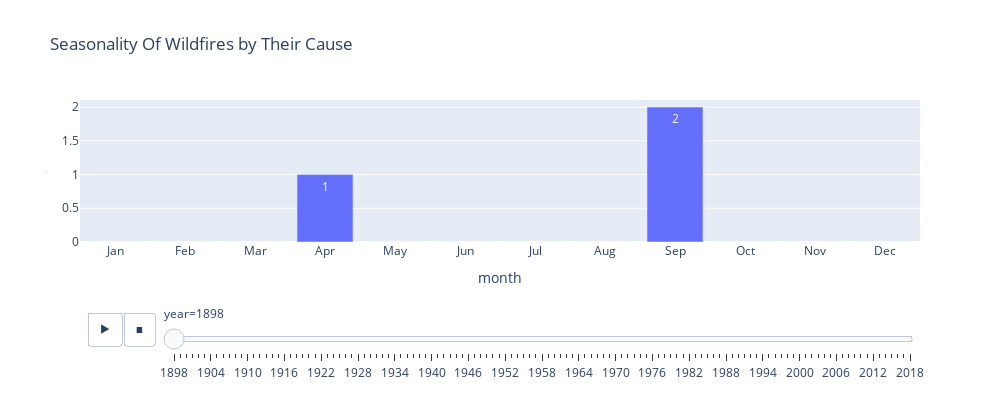

The cell this chart's notebook holds for it:
### Code cell
df_4_3 = pd.read_csv(data_path / 'wildfires_grouped_task4_3.csv')
fig_4_3 = px.bar(df_4_3, x="month", y="count", title="Seasonality Of Wildfires by Their Cause",
            height=400,
            width=1000,
            text_auto=True,
            animation_frame='year'
            )
fig_4_3.update_xaxes(tickvals=np.arange(1,13), ticktext=['Jan', 'Feb', 'Mar',
                                                   'Apr', 'May', 'Jun',
                                                   'Jul', 'Aug', 'Sep',
                                                   'Oct', 'Nov', 'Dec'])
fig_4_3.update_yaxes(title_font={'size':1})
xaxis = go.layout.YAxis(
        tickangle = 45)
fig_4_3.update_yaxes(matches=None)

fig_4_3.show()

### Figure 1 — Plotly figure (JSON) as saved in the notebook; plotly's stock layout.template omitted (floating-point values rounded to 4 significant figures)
{"data": [{"alignmentgroup": "True", "hovertemplate": "year=1898<br>month=%{x}<br>count=%{y}<extra></extra>", "legendgroup": "", "marker": {"color": "#636efa", "pattern": {"shape": ""}}, "name": "", "offsetgroup": "", "orientation": "v", "showlegend": false, "textposition": "auto", "texttemplate": "%{y}", "type": "bar", "x": [1, 2, 3, 4, 5, 6, 7, 8, 9, 10, 11, 12], "xaxis": "x", "y": [0, 0, 0, 1, 0, 0, 0, 0, 2, 0, 0, 0], "yaxis": "y"}], "layout": {"barmode": "relative", "height": 400, "legend": {"tracegroupgap": 0}, "sliders": [{"active": 0, "currentvalue": {"prefix": "year="}, "len": 0.9, "pad": {"b": 10, "t": 60}, "steps": [{"args": [["1898"], {"frame": {"duration": 0, "redraw": true}, "fromcurrent": true, "mode": "immediate", "transition": {"duration": 0, "easing": "linear"}}], "label": "1898", "method": "animate"}, {"args": [["1899"], {"frame": {"duration": 0, "redraw": true}, "fromcurrent": true, "mode": "immediate", "transition": {"duration": 0, "easing": "linear"}}], "label": "1899", "method": "animate"}, {"args": [["1900"], {"frame": {"duration": 0, "redraw": true}, "fromcurrent": true, "mode": "immediate", "transition": {"duration": 0, "easing": "linear"}}], "label": "1900", "method": "animate"}, {"args": [["1901"], {"frame": {"duration": 0, "redraw": true}, "fromcurrent": true, "mode": "immediate", "transition": {"duration": 0, "easing": "linear"}}], "label": "1901", "method": "animate"}, {"args": [["1902"], {"frame": {"duration": 0, "redraw": true}, "fromcurrent": true, "mode": "immediate", "transition": {"duration": 0, "easing": "linear"}}], "label": "1902", "method": "animate"}, {"args": [["1903"], {"frame": {"duration": 0, "redraw": true}, "fromcurrent": true, "mode": "immediate", "transition": {"duration": 0, "easing": "linear"}}], "label": "1903", "method": "animate"}, {"args": [["1904"], {"frame": {"duration": 0, "redraw": true}, "fromcurrent": true, "mode": "immediate", "transition": {"duration": 0, "easing": "linear"}}], "label": "1904", "method": "animate"}, {"args": [["1905"], {"frame": {"duration": 0, "redraw": true}, "fromcurrent": true, "mode": "immediate", "transition": {"duration": 0, "easing": "linear"}}], "label": "1905", "method": "animate"}, {"args": [["1906"], {"frame": {"duration": 0, "redraw": true}, "fromcurrent": true, "mode": "immediate", "transition": {"duration": 0, "easing": "linear"}}], "label": "1906", "method": "animate"}, {"args": [["1907"], {"frame": {"duration": 0, "redraw": true}, "fromcurrent": true, "mode": "immediate", "transition": {"duration": 0, "easing": "linear"}}], "label": "1907", "method": "animate"}, {"args": [["1908"], {"frame": {"duration": 0, "redraw": true}, "fromcurrent": true, "mode": "immediate", "transition": {"duration": 0, "easing": "linear"}}], "label": "1908", "method": "animate"}, {"args": [["1909"], {"frame": {"duration": 0, "redraw": true}, "fromcurrent": true, "mode": "immediate", "transition": {"duration": 0, "easing": "linear"}}], "label": "1909", "method": "animate"}, {"args": [["1910"], {"frame": {"duration": 0, "redraw": true}, "fromcurrent": true, "mode": "immediate", "transition": {"duration": 0, "easing": "linear"}}], "label": "1910", "method": "animate"}, {"args": [["1911"], {"frame": {"duration": 0, "redraw": true}, "fromcurrent": true, "mode": "immediate", "transition": {"duration": 0, "easing": "linear"}}], "label": "1911", "method": "animate"}, {"args": [["1912"], {"frame": {"duration": 0, "redraw": true}, "fromcurrent": true, "mode": "immediate", "transition": {"duration": 0, "easing": "linear"}}], "label": "1912", "method": "animate"}, {"args": [["1913"], {"frame": {"duration": 0, "redraw": true}, "fromcurrent": true, "mode": "immediate", "transition": {"duration": 0, "easing": "linear"}}], "label": "1913", "method": "animate"}, {"args": [["1914"], {"frame": {"duration": 0, "redraw": true}, "fromcurrent": true, "mode": "immediate", "transition": {"duration": 0, "easing": "linear"}}], "label": "1914", "method": "animate"}, {"args": [["1915"], {"frame": {"duration": 0, "redraw": true}, "fromcurrent": true, "mode": "immediate", "transition": {"duration": 0, "easing": "linear"}}], "label": "1915", "method": "animate"}, {"args": [["1916"], {"frame": {"duration": 0, "redraw": true}, "fromcurrent": true, "mode": "immediate", "transition": {"duration": 0, "easing": "linear"}}], "label": "1916", "method": "animate"}, {"args": [["1917"], {"frame": {"duration": 0, "redraw": true}, "fromcurrent": true, "mode": "immediate", "transition": {"duration": 0, "easing": "linear"}}], "label": "1917", "method": "animate"}, {"args": [["1918"], {"frame": {"duration": 0, "redraw": true}, "fromcurrent": true, "mode": "immediate", "transition": {"duration": 0, "easing": "linear"}}], "label": "1918", "method": "animate"}, {"args": [["1919"], {"frame": {"duration": 0, "redraw": true}, "fromcurrent": true, "mode": "immediate", "transition": {"duration": 0, "easing": "linear"}}], "label": "1919", "method": "animate"}, {"args": [["1920"], {"frame": {"duration": 0, "redraw": true}, "fromcurrent": true, "mode": "immediate", "transition": {"duration": 0, "easing": "linear"}}], "label": "1920", "method": "animate"}, {"args": [["1921"], {"frame": {"duration": 0, "redraw": true}, "fromcurrent": true, "mode": "immediate", "transition": {"duration": 0, "easing": "linear"}}], "label": "1921", "method": "animate"}, {"args": [["1922"], {"frame": {"duration": 0, "redraw": true}, "fromcurrent": true, "mode": "immediate", "transition": {"duration": 0, "easing": "linear"}}], "label": "1922", "method": "animate"}, {"args": [["1923"], {"frame": {"duration": 0, "redraw": true}, "fromcurrent": true, "mode": "immediate", "transition": {"duration": 0, "easing": "linear"}}], "label": "1923", "method": "animate"}, {"args": [["1924"], {"frame": {"duration": 0, "redraw": true}, "fromcurrent": true, "mode": "immediate", "transition": {"duration": 0, "easing": "linear"}}], "label": "1924", "method": "animate"}, {"args": [["1925"], {"frame": {"duration": 0, "redraw": true}, "fromcurrent": true, "mode": "immediate", "transition": {"duration": 0, "easing": "linear"}}], "label": "1925", "method": "animate"}, {"args": [["1926"], {"frame": {"duration": 0, "redraw": true}, "fromcurrent": true, "mode": "immediate", "transition": {"duration": 0, "easing": "linear"}}], "label": "1926", "method": "animate"}, {"args": [["1927"], {"frame": {"duration": 0, "redraw": true}, "fromcurrent": true, "mode": "immediate", "transition": {"duration": 0, "easing": "linear"}}], "label": "1927", "method": "animate"}, {"args": [["1928"], {"frame": {"duration": 0, "redraw": true}, "fromcurrent": true, "mode": "immediate", "transition": {"duration": 0, "easing": "linear"}}], "label": "1928", "method": "animate"}, {"args": [["1929"], {"frame": {"duration": 0, "redraw": true}, "fromcurrent": true, "mode": "immediate", "transition": {"duration": 0, "easing": "linear"}}], "label": "1929", "method": "animate"}, {"args": [["1930"], {"frame": {"duration": 0, "redraw": true}, "fromcurrent": true, "mode": "immediate", "transition": {"duration": 0, "easing": "linear"}}], "label": "1930", "method": "animate"}, {"args": [["1931"], {"frame": {"duration": 0, "redraw": true}, "fromcurrent": true, "mode": "immediate", "transition": {"duration": 0, "easing": "linear"}}], "label": "1931", "method": "animate"}, {"args": [["1932"], {"frame": {"duration": 0, "redraw": true}, "fromcurrent": true, "mode": "immediate", "transition": {"duration": 0, "easing": "linear"}}], "label": "1932", "method": "animate"}, {"args": [["1933"], {"frame": {"duration": 0, "redraw": true}, "fromcurrent": true, "mode": "immediate", "transition": {"duration": 0, "easing": "linear"}}], "label": "1933", "method": "animate"}, {"args": [["1934"], {"frame": {"duration": 0, "redraw": true}, "fromcurrent": true, "mode": "immediate", "transition": {"duration": 0, "easing": "linear"}}], "label": "1934", "method": "animate"}, {"args": [["1935"], {"frame": {"duration": 0, "redraw": true}, "fromcurrent": true, "mode": "immediate", "transition": {"duration": 0, "easing": "linear"}}], "label": "1935", "method": "animate"}, {"args": [["1936"], {"frame": {"duration": 0, "redraw": true}, "fromcurrent": true, "mode": "immediate", "transition": {"duration": 0, "easing": "linear"}}], "label": "1936", "method": "animate"}, {"args": [["1937"], {"frame": {"duration": 0, "redraw": true}, "fromcurrent": true, "mode": "immediate", "transition": {"duration": 0, "easing": "linear"}}], "label": "1937", "method": "animate"}, {"args": [["1938"], {"frame": {"duration": 0, "redraw": true}, "fromcurrent": true, "mode": "immediate", "transition": {"duration": 0, "easing": "linear"}}], "label": "1938", "method": "animate"}, {"args": [["1939"], {"frame": {"duration": 0, "redraw": true}, "fromcurrent": true, "mode": "immediate", "transition": {"duration": 0, "easing": "linear"}}], "label": "1939", "method": "animate"}, {"args": [["1940"], {"frame": {"duration": 0, "redraw": true}, "fromcurrent": true, "mode": "immediate", "transition": {"duration": 0, "easing": "linear"}}], "label": "1940", "method": "animate"}, {"args": [["1941"], {"frame": {"duration": 0, "redraw": true}, "fromcurrent": true, "mode": "immediate", "transition": {"duration": 0, "easing": "linear"}}], "label": "1941", "method": "animate"}, {"args": [["1942"], {"frame": {"duration": 0, "redraw": true}, "fromcurrent": true, "mode": "immediate", "transition": {"duration": 0, "easing": "linear"}}], "label": "1942", "method": "animate"}, {"args": [["1943"], {"frame": {"duration": 0, "redraw": true}, "fromcurrent": true, "mode": "immediate", "transition": {"duration": 0, "easing": "linear"}}], "label": "1943", "method": "animate"}, {"args": [["1944"], {"frame": {"duration": 0, "redraw": true}, "fromcurrent": true, "mode": "immediate", "transition": {"duration": 0, "easing": "linear"}}], "label": "1944", "method": "animate"}, {"args": [["1945"], {"frame": {"duration": 0, "redraw": true}, "fromcurrent": true, "mode": "immediate", "transition": {"duration": 0, "easing": "linear"}}], "label": "1945", "method": "animate"}, {"args": [["1946"], {"frame": {"duration": 0, "redraw": true}, "fromcurrent": true, "mode": "immediate", "transition": {"duration": 0, "easing": "linear"}}], "label": "1946", "method": "animate"}, {"args": [["1947"], {"frame": {"duration": 0, "redraw": true}, "fromcurrent": true, "mode": "immediate", "transition": {"duration": 0, "easing": "linear"}}], "label": "1947", "method": "animate"}, {"args": [["1948"], {"frame": {"duration": 0, "redraw": true}, "fromcurrent": true, "mode": "immediate", "transition": {"duration": 0, "easing": "linear"}}], "label": "1948", "method": "animate"}, {"args": [["1949"], {"frame": {"duration": 0, "redraw": true}, "fromcurrent": true, "mode": "immediate", "transition": {"duration": 0, "easing": "linear"}}], "label": "1949", "method": "animate"}, {"args": [["1950"], {"frame": {"duration": 0, "redraw": true}, "fromcurrent": true, "mode": "immediate", "transition": {"duration": 0, "easing": "linear"}}], "label": "1950", "method": "animate"}, {"args": [["1951"], {"frame": {"duration": 0, "redraw": true}, "fromcurrent": true, "mode": "immediate", "transition": {"duration": 0, "easing": "linear"}}], "label": "1951", "method": "animate"}, {"args": [["1952"], {"frame": {"duration": 0, "redraw": true}, "fromcurrent": true, "mode": "immediate", "transition": {"duration": 0, "easing": "linear"}}], "label": "1952", "method": "animate"}, {"args": [["1953"], {"frame": {"duration": 0, "redraw": true}, "fromcurrent": true, "mode": "immediate", "transition": {"duration": 0, "easing": "linear"}}], "label": "1953", "method": "animate"}, {"args": [["1954"], {"frame": {"duration": 0, "redraw": true}, "fromcurrent": true, "mode": "immediate", "transition": {"duration": 0, "easing": "linear"}}], "label": "1954", "method": "animate"}, {"args": [["1955"], {"frame": {"duration": 0, "redraw": true}, "fromcurrent": true, "mode": "immediate", "transition": {"duration": 0, "easing": "linear"}}], "label": "1955", "method": "animate"}, {"args": [["1956"], {"frame": {"duration": 0, "redraw": true}, "fromcurrent": true, "mode": "immediate", "transition": {"duration": 0, "easing": "linear"}}], "label": "1956", "method": "animate"}, {"args": [["1957"], {"frame": {"duration": 0, "redraw": true}, "fromcurrent": true, "mode": "immediate", "transition": {"duration": 0, "easing": "linear"}}], "label": "1957", "method": "animate"}, {"args": [["1958"], {"frame": {"duration": 0, "redraw": true}, "fromcurrent": true, "mode": "immediate", "transition": {"duration": 0, "easing": "linear"}}], "label": "1958", "method": "animate"}, {"args": [["1959"], {"frame": {"duration": 0, "redraw": true}, "fromcurrent": true, "mode": "immediate", "transition": {"duration": 0, "easing": "linear"}}], "label": "1959", "method": "animate"}, {"args": [["1960"], {"frame": {"duration": 0, "redraw": true}, "fromcurrent": true, "mode": "immediate", "transition": {"duration": 0, "easing": "linear"}}], "label": "1960", "method": "animate"}, {"args": [["1961"], {"frame": {"duration": 0, "redraw": true}, "fromcurrent": true, "mode": "immediate", "transition": {"duration": 0, "easing": "linear"}}], "label": "1961", "method": "animate"}, {"args": [["1962"], {"frame": {"duration": 0, "redraw": true}, "fromcurrent": true, "mode": "immediate", "transition": {"duration": 0, "easing": "linear"}}], "label": "1962", "method": "animate"}, {"args": [["1963"], {"frame": {"duration": 0, "redraw": true}, "fromcurrent": true, "mode": "immediate", "transition": {"duration": 0, "easing": "linear"}}], "label": "1963", "method": "animate"}, {"args": [["1964"], {"frame": {"duration": 0, "redraw": true}, "fromcurrent": true, "mode": "immediate", "transition": {"duration": 0, "easing": "linear"}}], "label": "1964", "method": "animate"}, {"args": [["1965"], {"frame": {"duration": 0, "redraw": true}, "fromcurrent": true, "mode": "immediate", "transition": {"duration": 0, "easing": "linear"}}], "label": "1965", "method": "animate"}, {"args": [["1966"], {"frame": {"duration": 0, "redraw": true}, "fromcurrent": true, "mode": "immediate", "transition": {"duration": 0, "easing": "linear"}}], "label": "1966", "method": "animate"}, {"args": [["1967"], {"frame": {"duration": 0, "redraw": true}, "fromcurrent": true, "mode": "immediate", "transition": {"duration": 0, "easing": "linear"}}], "label": "1967", "method": "animate"}, {"args": [["1968"], {"frame": {"duration": 0, "redraw": true}, "fromcurrent": true, "mode": "immediate", "transition": {"duration": 0, "easing": "linear"}}], "label": "1968", "method": "animate"}, {"args": [["1969"], {"frame": {"duration": 0, "redraw": true}, "fromcurrent": true, "mode": "immediate", "transition": {"duration": 0, "easing": "linear"}}], "label": "1969", "method": "animate"}, {"args": [["1970"], {"frame": {"duration": 0, "redraw": true}, "fromcurrent": true, "mode": "immediate", "transition": {"duration": 0, "easing": "linear"}}], "label": "1970", "method": "animate"}, {"args": [["1971"], {"frame": {"duration": 0, "redraw": true}, "fromcurrent": true, "mode": "immediate", "transition": {"duration": 0, "easing": "linear"}}], "label": "1971", "method": "animate"}, {"args": [["1972"], {"frame": {"duration": 0, "redraw": true}, "fromcurrent": true, "mode": "immediate", "transition": {"duration": 0, "easing": "linear"}}], "label": "1972", "method": "animate"}, {"args": [["1973"], {"frame": {"duration": 0, "redraw": true}, "fromcurrent": true, "mode": "immediate", "transition": {"duration": 0, "easing": "linear"}}], "label": "1973", "method": "animate"}, {"args": [["1974"], {"frame": {"duration": 0, "redraw": true}, "fromcurrent": true, "mode": "immediate", "transition": {"duration": 0, "easing": "linear"}}], "label": "1974", "method": "animate"}, {"args": [["1975"], {"frame": {"duration": 0, "redraw": true}, "fromcurrent": true, "mode": "immediate", "transition": {"duration": 0, "easing": "linear"}}], "label": "1975", "method": "animate"}, {"args": [["1976"], {"frame": {"duration": 0, "redraw": true}, "fromcurrent": true, "mode": "immediate", "transition": {"duration": 0, "easing": "linear"}}], "label": "1976", "method": "animate"}, {"args": [["1977"], {"frame": {"duration": 0, "redraw": true}, "fromcurrent": true, "mode": "immediate", "transition": {"duration": 0, "easing": "linear"}}], "label": "1977", "method": "animate"}, {"args": [["1978"], {"frame": {"duration": 0, "redraw": true}, "fromcurrent": true, "mode": "immediate", "transition": {"duration": 0, "easing": "linear"}}], "label": "1978", "method": "animate"}, {"args": [["1979"], {"frame": {"duration": 0, "redraw": true}, "fromcurrent": true, "mode": "immediate", "transition": {"duration": 0, "easing": "linear"}}], "label": "1979", "method": "animate"}, {"args": [["1980"], {"frame": {"duration": 0, "redraw": true}, "fromcurrent": true, "mode": "immediate", "transition": {"duration": 0, "easing": "linear"}}], "label": "1980", "method": "animate"}, {"args": [["1981"], {"frame": {"duration": 0, "redraw": true}, "fromcurrent": true, "mode": "immediate", "transition": {"duration": 0, "easing": "linear"}}], "label": "1981", "method": "animate"}, {"args": [["1982"], {"frame": {"duration": 0, "redraw": true}, "fromcurrent": true, "mode": "immediate", "transition": {"duration": 0, "easing": "linear"}}], "label": "1982", "method": "animate"}, {"args": [["1983"], {"frame": {"duration": 0, "redraw": true}, "fromcurrent": true, "mode": "immediate", "transition": {"duration": 0, "easing": "linear"}}], "label": "1983", "method": "animate"}, {"args": [["1984"], {"frame": {"duration": 0, "redraw": true}, "fromcurrent": true, "mode": "immediate", "transition": {"duration": 0, "easing": "linear"}}], "label": "1984", "method": "animate"}, {"args": [["1985"], {"frame": {"duration": 0, "redraw": true}, "fromcurrent": true, "mode": "immediate", "transition": {"duration": 0, "easing": "linear"}}], "label": "1985", "method": "animate"}, {"args": [["1986"], {"frame": {"duration": 0, "redraw": true}, "fromcurrent": true, "mode": "immediate", "transition": {"duration": 0, "easing": "linear"}}], "label": "1986", "method": "animate"}, {"args": [["1987"], {"frame": {"duration": 0, "redraw": true}, "fromcurrent": true, "mode": "immediate", "transition": {"duration": 0, "easing": "linear"}}], "label": "1987", "method": "animate"}, {"args": [["1988"], {"frame": {"duration": 0, "redraw": true}, "fromcurrent": true, "mode": "immediate", "transition": {"duration": 0, "easing": "linear"}}], "label": "1988", "method": "animate"}, {"args": [["1989"], {"frame": {"duration": 0, "redraw": true}, "fromcurrent": true, "mode": "immediate", "transition": {"duration": 0, "easing": "linear"}}], "label": "1989", "method": "animate"}, {"args": [["1990"], {"frame": {"duration": 0, "redraw": true}, "fromcurrent": true, "mode": "immediate", "transition": {"duration": 0, "easing": "linear"}}], "label": "1990", "method": "animate"}, {"args": [["1991"], {"frame": {"duration": 0, "redraw": true}, "fromcurrent": true, "mode": "immediate", "transition": {"duration": 0, "easing": "linear"}}], "label": "1991", "method": "animate"}, {"args": [["1992"], {"frame": {"duration": 0, "redraw": true}, "fromcurrent": true, "mode": "immediate", "transition": {"duration": 0, "easing": "linear"}}], "label": "1992", "method": "animate"}, {"args": [["1993"], {"frame": {"duration": 0, "redraw": true}, "fromcurrent": true, "mode": "immediate", "transition": {"duration": 0, "easing": "linear"}}], "label": "1993", "method": "animate"}, {"args": [["1994"], {"frame": {"duration": 0, "redraw": true}, "fromcurrent": true, "mode": "immediate", "transition": {"duration": 0, "easing": "linear"}}], "label": "1994", "method": "animate"}, {"args": [["1995"], {"frame": {"duration": 0, "redraw": true}, "fromcurrent": true, "mode": "immediate", "transition": {"duration": 0, "easing": "linear"}}], "label": "1995", "method": "animate"}, {"args": [["1996"], {"frame": {"duration": 0, "redraw": true}, "fromcurrent": true, "mode": "immediate", "transition": {"duration": 0, "easing": "linear"}}], "label": "1996", "method": "animate"}, {"args": [["1997"], {"frame": {"duration": 0, "redraw": true}, "fromcurrent": true, "mode": "immediate", "transition": {"duration": 0, "easing": "linear"}}], "label": "1997", "method": "animate"}, {"args": [["1998"], {"frame": {"duration": 0, "redraw": true}, "fromcurrent": true, "mode": "immediate", "transition": {"duration": 0, "easing": "linear"}}], "label": "1998", "method": "animate"}, {"args": [["1999"], {"frame": {"duration": 0, "redraw": true}, "fromcurrent": true, "mode": "immediate", "transition": {"duration": 0, "easing": "linear"}}], "label": "1999", "method": "animate"}, {"args": [["2000"], {"frame": {"duration": 0, "redraw": true}, "fromcurrent": true, "mode": "immediate", "transition": {"duration": 0, "easing": "linear"}}], "label": "2000", "method": "animate"}, {"args": [["2001"], {"frame": {"duration": 0, "redraw": true}, "fromcurrent": true, "mode": "immediate", "transition": {"duration": 0, "easing": "linear"}}], "label": "2001", "method": "animate"}, {"args": [["2002"], {"frame": {"duration": 0, "redraw": true}, "fromcurrent": true, "mode": "immediate", "transition": {"duration": 0, "easing": "linear"}}], "label": "2002", "method": "animate"}, {"args": [["2003"], {"frame": {"duration": 0, "redraw": true}, "fromcurrent": true, "mode": "immediate", "transition": {"duration": 0, "easing": "linear"}}], "label": "2003", "method": "animate"}, {"args": [["2004"], {"frame": {"duration": 0, "redraw": true}, "fromcurrent": true, "mode": "immediate", "transition": {"duration": 0, "easing": "linear"}}], "label": "2004", "method": "animate"}, {"args": [["2005"], {"frame": {"duration": 0, "redraw": true}, "fromcurrent": true, "mode": "immediate", "transition": {"duration": 0, "easing": "linear"}}], "label": "2005", "method": "animate"}, {"args": [["2006"], {"frame": {"duration": 0, "redraw": true}, "fromcurrent": true, "mode": "immediate", "transition": {"duration": 0, "easing": "linear"}}], "label": "2006", "method": "animate"}, {"args": [["2007"], {"frame": {"duration": 0, "redraw": true}, "fromcurrent": true, "mode": "immediate", "transition": {"duration": 0, "easing": "linear"}}], "label": "2007", "method": "animate"}, {"args": [["2008"], {"frame": {"duration": 0, "redraw": true}, "fromcurrent": true, "mode": "immediate", "transition": {"duration": 0, "easing": "linear"}}], "label": "2008", "method": "animate"}, {"args": [["2009"], {"frame": {"duration": 0, "redraw": true}, "fromcurrent": true, "mode": "immediate", "transition": {"duration": 0, "easing": "linear"}}], "label": "2009", "method": "animate"}, {"args": [["2010"], {"frame": {"duration": 0, "redraw": true}, "fromcurrent": true, "mode": "immediate", "transition": {"duration": 0, "easing": "linear"}}], "label": "2010", "method": "animate"}, {"args": [["2011"], {"frame": {"duration": 0, "redraw": true}, "fromcurrent": true, "mode": "immediate", "transition": {"duration": 0, "easing": "linear"}}], "label": "2011", "method": "animate"}, {"args": [["2012"], {"frame": {"duration": 0, "redraw": true}, "fromcurrent": true, "mode": "immediate", "transition": {"duration": 0, "easing": "linear"}}], "label": "2012", "method": "animate"}, {"args": [["2013"], {"frame": {"duration": 0, "redraw": true}, "fromcurrent": true, "mode": "immediate", "transition": {"duration": 0, "easing": "linear"}}], "label": "2013", "method": "animate"}, {"args": [["2014"], {"frame": {"duration": 0, "redraw": true}, "fromcurrent": true, "mode": "immediate", "transition": {"duration": 0, "easing": "linear"}}], "label": "2014", "method": "animate"}, {"args": [["2015"], {"frame": {"duration": 0, "redraw": true}, "fromcurrent": true, "mode": "immediate", "transition": {"duration": 0, "easing": "linear"}}], "label": "2015", "method": "animate"}, {"args": [["2016"], {"frame": {"duration": 0, "redraw": true}, "fromcurrent": true, "mode": "immediate", "transition": {"duration": 0, "easing": "linear"}}], "label": "2016", "method": "animate"}, {"args": [["2017"], {"frame": {"duration": 0, "redraw": true}, "fromcurrent": true, "mode": "immediate", "transition": {"duration": 0, "easing": "linear"}}], "label": "2017", "method": "animate"}, {"args": [["2018"], {"frame": {"duration": 0, "redraw": true}, "fromcurrent": true, "mode": "immediate", "transition": {"duration": 0, "easing": "linear"}}], "label": "2018", "method": "animate"}], "x": 0.1, "xanchor": "left", "y": 0, "yanchor": "top"}], "title": {"text": "Seasonality Of Wildfires by Their Cause"}, "updatemenus": [{"buttons": [{"args": [null, {"frame": {"duration": 500, "redraw": true}, "fromcurrent": true, "mode": "immediate", "transition": {"duration": 500, "easing": "linear"}}], "label": "&#9654;", "method": "animate"}, {"args": [[null], {"frame": {"duration": 0, "redraw": true}, "fromcurrent": true, "mode": "immediate", "transition": {"duration": 0, "easing": "linear"}}], "label": "&#9724;", "method": "animate"}], "direction": "left", "pad": {"r": 10, "t": 70}, "showactive": false, "type": "buttons", "x": 0.1, "xanchor": "right", "y": 0, "yanchor": "top"}], "width": 1000, "xaxis": {"anchor": "y", "autorange": true, "domain": [0, 1], "range": [0.5, 12.5], "ticktext": ["Jan", "Feb", "Mar", "Apr", "May", "Jun", "Jul", "Aug", "Sep", "Oct", "Nov", "Dec"], "tickvals": [1, 2, 3, 4, 5, 6, 7, 8, 9, 10, 11, 12], "title": {"text": "month"}, "type": "linear"}, "yaxis": {"anchor": "x", "autorange": true, "domain": [0, 1], "range": [0, 2.105], "title": {"font": {"size": 1}, "text": "count"}, "type": "linear"}}}
